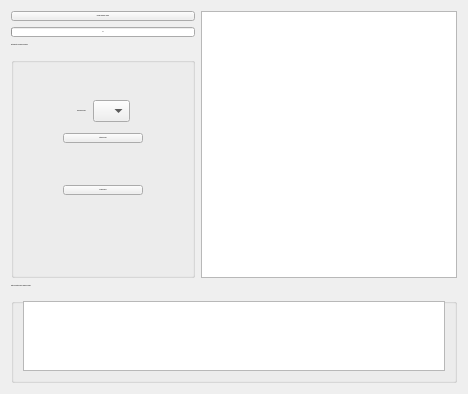
      <widget class="QWidget" name="resultados">
       <property name="font">
        <font>
         <pointsize>-1</pointsize>
        </font>
       </property>
       <attribute name="title">
        <string>Entrenamiento y resultados</string>
       </attribute>
       <layout class="QVBoxLayout" name="verticalLayout_20">
        <item>
         <layout class="QHBoxLayout" name="horizontalLayout_47">
          <item>
           <layout class="QVBoxLayout" name="verticalLayout_19">
            <item>
             <widget class="QPushButton" name="CVModels_button">
              <property name="text">
               <string>Realizar validación cruzada</string>
              </property>
             </widget>
            </item>
            <item>
             <widget class="QProgressBar" name="progress">
              <property name="value">
               <number>0</number>
              </property>
             </widget>
            </item>
            <item>
             <widget class="QGroupBox" name="guardado_modelosBox">
              <property name="title">
               <string>Entrenamiento y guardado de modelos</string>
              </property>
              <layout class="QVBoxLayout" name="verticalLayout_10">
               <item>
                <spacer name="verticalSpacer_21">
                 <property name="orientation">
                  <enum>Qt::Vertical</enum>
                 </property>
                 <property name="sizeHint" stdset="0">
                  <size>
                   <width>20</width>
                   <height>40</height>
                  </size>
                 </property>
                </spacer>
               </item>
               <item>
                <layout class="QHBoxLayout" name="horizontalLayout_44">
                 <item>
                  <spacer name="horizontalSpacer_85">
                   <property name="orientation">
                    <enum>Qt::Horizontal</enum>
                   </property>
                   <property name="sizeHint" stdset="0">
                    <size>
                     <width>40</width>
                     <height>20</height>
                    </size>
                   </property>
                  </spacer>
                 </item>
                 <item>
                  <widget class="QLabel" name="label_35">
                   <property name="text">
                    <string>Seleccionar modelo:</string>
                   </property>
                  </widget>
                 </item>
                 <item>
                  <widget class="QComboBox" name="modelos_comboBox"/>
                 </item>
                 <item>
                  <spacer name="horizontalSpacer_86">
                   <property name="orientation">
                    <enum>Qt::Horizontal</enum>
                   </property>
                   <property name="sizeHint" stdset="0">
                    <size>
                     <width>40</width>
                     <height>20</height>
                    </size>
                   </property>
                  </spacer>
                 </item>
                </layout>
               </item>
               <item>
                <layout class="QHBoxLayout" name="horizontalLayout_51">
                 <item>
                  <spacer name="horizontalSpacer_96">
                   <property name="orientation">
                    <enum>Qt::Horizontal</enum>
                   </property>
                   <property name="sizeHint" stdset="0">
                    <size>
                     <width>40</width>
                     <height>20</height>
                    </size>
                   </property>
                  </spacer>
                 </item>
                 <item>
                  <widget class="QPushButton" name="training_button">
                   <property name="text">
                    <string>Entrenar modelo</string>
                   </property>
                  </widget>
                 </item>
                 <item>
                  <spacer name="horizontalSpacer_95">
                   <property name="orientation">
                    <enum>Qt::Horizontal</enum>
                   </property>
                   <property name="sizeHint" stdset="0">
                    <size>
                     <width>40</width>
                     <height>20</height>
                    </size>
                   </property>
                  </spacer>
                 </item>
                </layout>
               </item>
               <item>
                <layout class="QHBoxLayout" name="horizontalLayout_50">
                 <item>
                  <spacer name="horizontalSpacer_94">
                   <property name="orientation">
                    <enum>Qt::Horizontal</enum>
                   </property>
                   <property name="sizeHint" stdset="0">
                    <size>
                     <width>40</width>
                     <height>20</height>
                    </size>
                   </property>
                  </spacer>
                 </item>
                 <item>
                  <widget class="QLabel" name="training_label">
                   <property name="text">
                    <string/>
                   </property>
                  </widget>
                 </item>
                 <item>
                  <spacer name="horizontalSpacer_93">
                   <property name="orientation">
                    <enum>Qt::Horizontal</enum>
                   </property>
                   <property name="sizeHint" stdset="0">
                    <size>
                     <width>40</width>
                     <height>20</height>
                    </size>
                   </property>
                  </spacer>
                 </item>
                </layout>
               </item>
               <item>
                <layout class="QHBoxLayout" name="horizontalLayout_46">
                 <item>
                  <spacer name="horizontalSpacer_89">
                   <property name="orientation">
                    <enum>Qt::Horizontal</enum>
                   </property>
                   <property name="sizeHint" stdset="0">
                    <size>
                     <width>40</width>
                     <height>20</height>
                    </size>
                   </property>
                  </spacer>
                 </item>
                 <item>
                  <widget class="QPushButton" name="save_model_button">
                   <property name="text">
                    <string>Guardar modelo</string>
                   </property>
                  </widget>
                 </item>
                 <item>
                  <spacer name="horizontalSpacer_90">
                   <property name="orientation">
                    <enum>Qt::Horizontal</enum>
                   </property>
                   <property name="sizeHint" stdset="0">
                    <size>
                     <width>40</width>
                     <height>20</height>
                    </size>
                   </property>
                  </spacer>
                 </item>
                </layout>
               </item>
               <item>
                <layout class="QHBoxLayout" name="horizontalLayout_52">
                 <item>
                  <spacer name="horizontalSpacer_97">
                   <property name="orientation">
                    <enum>Qt::Horizontal</enum>
                   </property>
                   <property name="sizeHint" stdset="0">
                    <size>
                     <width>40</width>
                     <height>20</height>
                    </size>
                   </property>
                  </spacer>
                 </item>
                 <item>
                  <widget class="QLabel" name="saved_label">
                   <property name="text">
                    <string/>
                   </property>
                  </widget>
                 </item>
                 <item>
                  <spacer name="horizontalSpacer_98">
                   <property name="orientation">
                    <enum>Qt::Horizontal</enum>
                   </property>
                   <property name="sizeHint" stdset="0">
                    <size>
                     <width>40</width>
                     <height>20</height>
                    </size>
                   </property>
                  </spacer>
                 </item>
                </layout>
               </item>
               <item>
                <spacer name="verticalSpacer_22">
                 <property name="orientation">
                  <enum>Qt::Vertical</enum>
                 </property>
                 <property name="sizeHint" stdset="0">
                  <size>
                   <width>20</width>
                   <height>40</height>
                  </size>
                 </property>
                </spacer>
               </item>
              </layout>
             </widget>
            </item>
           </layout>
          </item>
          <item>
           <widget class="QTextEdit" name="console_text">
            <property name="textInteractionFlags">
             <set>Qt::TextSelectableByKeyboard|Qt::TextSelectableByMouse</set>
            </property>
           </widget>
          </item>
         </layout>
        </item>
        <item>
         <widget class="QGroupBox" name="resultadosMatrix_Box">
          <property name="title">
           <string>Matriz de resultados de la validación cruzada</string>
          </property>
          <layout class="QHBoxLayout" name="horizontalLayout_48">
           <item>
            <widget class="QTableView" name="cv_tableView">
             <property name="sizeAdjustPolicy">
              <enum>QAbstractScrollArea::AdjustToContents</enum>
             </property>
             <property name="editTriggers">
              <set>QAbstractItemView::AnyKeyPressed|QAbstractItemView::EditKeyPressed</set>
             </property>
             <property name="alternatingRowColors">
              <bool>true</bool>
             </property>
             <property name="sortingEnabled">
              <bool>true</bool>
             </property>
             <attribute name="horizontalHeaderCascadingSectionResizes">
              <bool>true</bool>
             </attribute>
            </widget>
           </item>
          </layout>
         </widget>
        </item>
       </layout>
      </widget>
